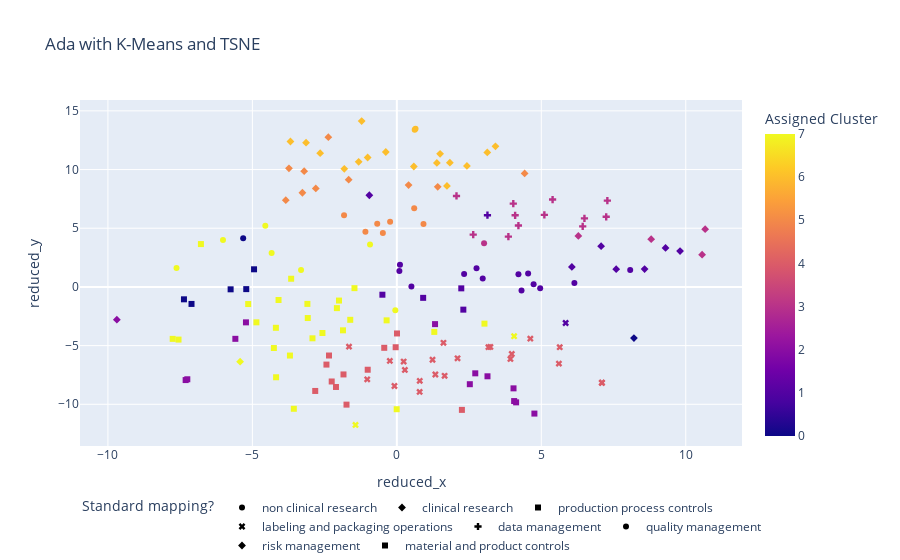

Notebook cell for this chart:
### Markdown cell above
Visualize

### Code cell
EMBEDDINGS = [f"llm_{i}" for i in range(embeddings.shape[1])]

embeddings_reduced = \
    TSNE(
        n_components=2, init="random", learning_rate="auto", random_state=0
    ).fit_transform(embeddings[filter])

embeddings_df = pd.DataFrame(embeddings[filter], columns=EMBEDDINGS)
embeddings_df[REDUCED_DIMS] = embeddings_reduced
embeddings_df[CLUSTER] = clusters.labels_
embeddings_df[TARGET] = [features.mlb.classes_[c] for c in y_true[filter]]
embeddings_df[ORIGINAL_TEXT] = regulations[filter]
embeddings_df[ORIGINAL_TEXT] = embeddings_df[ORIGINAL_TEXT].str.wrap(100)
embeddings_df[ORIGINAL_TEXT] = embeddings_df[ORIGINAL_TEXT].str.replace("\n", "<br>")

fig = px.scatter(
    embeddings_df,
    y=REDUCED_DIMS[1],
    x=REDUCED_DIMS[0],
    color=CLUSTER,
    symbol=TARGET,
    hover_data=[ORIGINAL_TEXT, TARGET],
    title="Ada with K-Means and TSNE"
)
fig.update_layout(uniformtext_mode="hide")
fig.update_layout(legend_orientation="h")
fig.show()
